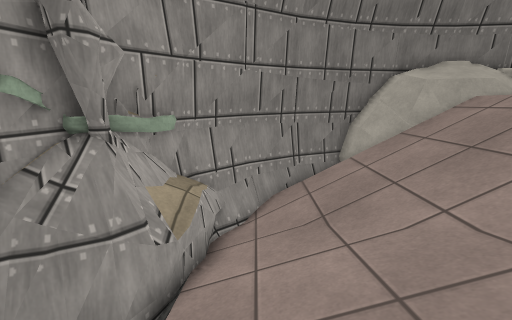
[1] (above)

16 first-person views from a walk through a Unity game level. The camera is 1.4 m above the floor, tilts 14° down and sees 90° across. The floor is counted in squares, 0.5 m on a side. Each view is taken from the middle of a square. On the plan, view 1 faces up. The plan holds only what a view shows up to about 19 squares ahead; the rest is blank. The place goes on beyond the plan. The player character is not drawn. Surface patterns are stand-ins for the level's own textures.

[2]
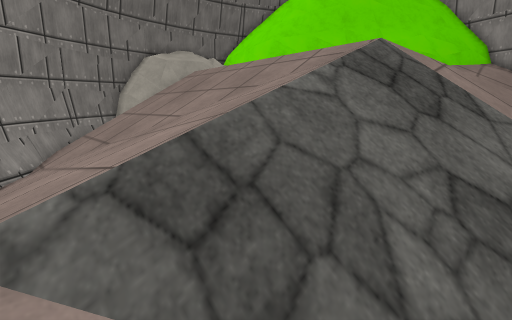

[3]
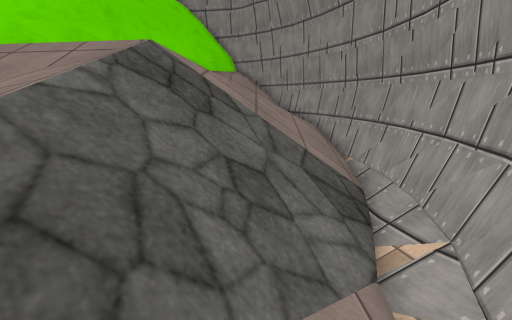

[4]
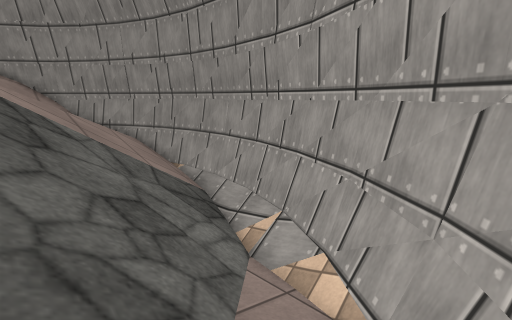

[5]
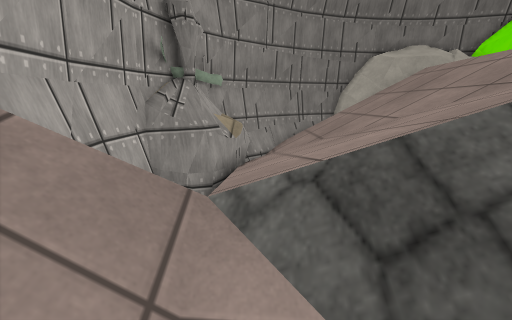

[6]
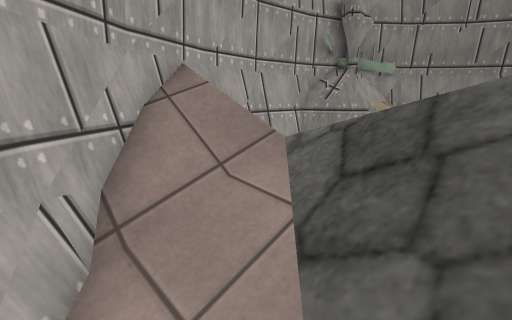

[7]
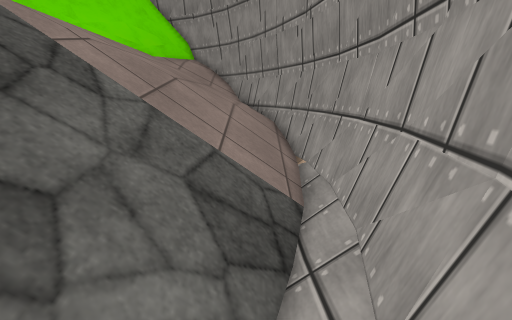

[8]
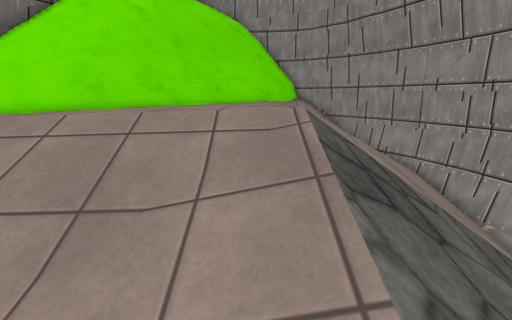

[9]
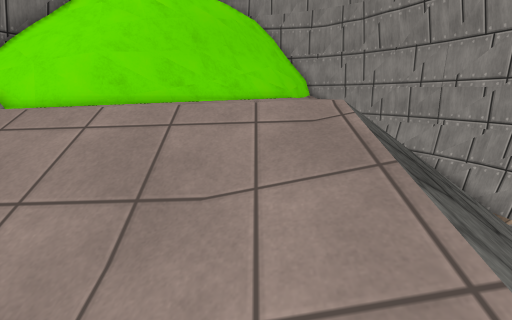

[10]
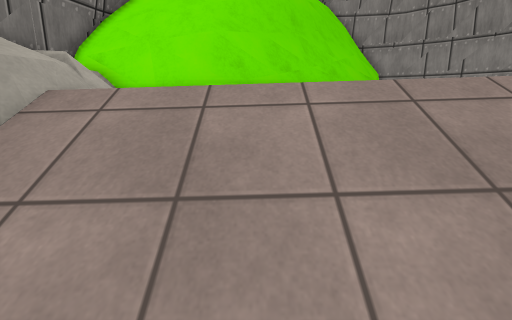

[11]
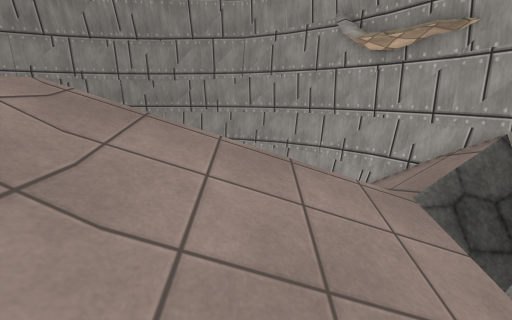

[12]
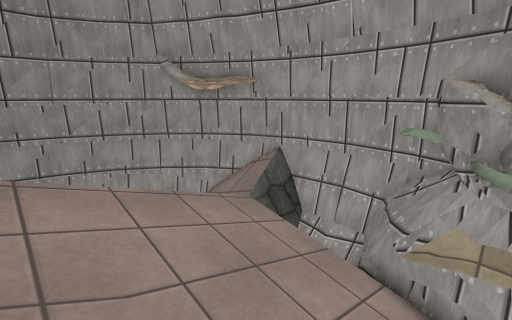

[13]
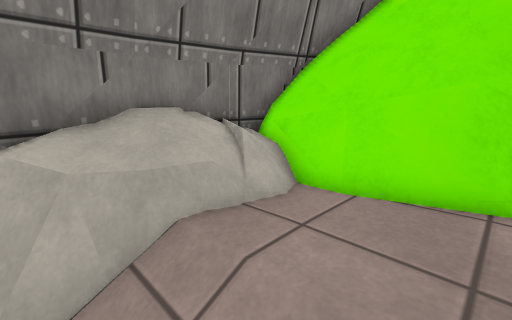

[14]
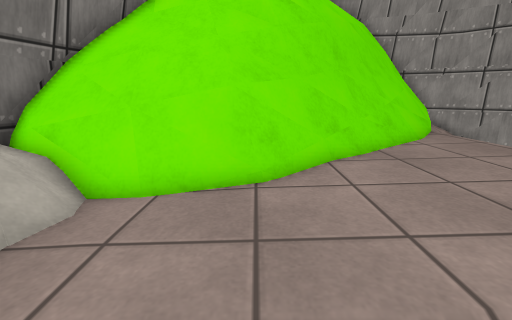

[15]
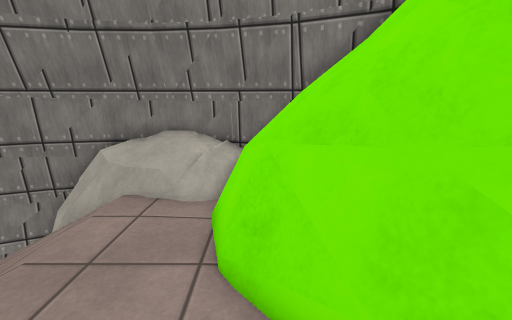

[16]
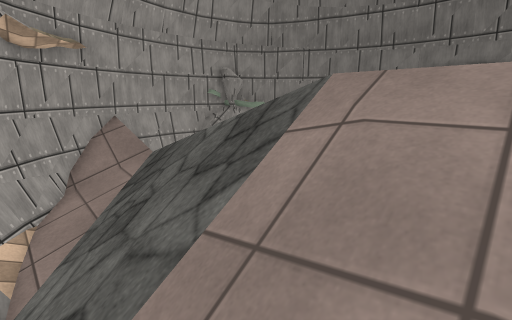

### Floor plan
Key: @ floor where view 1 was taken; # wall or solid block; . main floor; - floor 2.25 m lower than the main floor; _ floor 2.5 m lower than the main floor; < floor 2.75 m lower than the main floor; / step, stairs or slope; = window, fence, low wall or low ledge; ^ raised ledge; v drop or lower ground; O other object.
Columns run from 5 left of view 1 to 23 right of it. Each row starts with its distance up from view 1.
 13         ##O##########
 12       ###/OO=    #####
 11     ###///////.  #=# #
 10    ##=////////...=##
  9   ##=/////////...=^^
  8   #^=/////////...#=^#
  7   #^=/////////...#=^^
  6  ##^//////////....=###
  5 ###=//////////.....=##
  4 #== //////////......=##
  3 #vv///////////......#=##
  2 #v ///////////.......#^##
  1 #v ///////////........=^##
  0 #vv//@////////.........=####
 -1 #vv///////////..........=^###
 -2 #////////////////////////==#
 -3 ##/////////////////////////#
 -4  #/////////////////////////#
 -5  ###-/////////////////////##
 -6   ##=_////////////////////#
 -7    ##=/<////////////////##=
 -8     ###////////////////##
 -9       ##==//////////=###
-10        #####=====#####
-11            #######

Positions as (right, up) in squares from view 1, and headings:
1: (0, 0), facing up
2: (-1, -5), facing up-right
3: (-1, -5), facing right
4: (-1, -3), facing down-right
5: (-1, -5), facing up
6: (2, -6), facing up-left
7: (2, -8), facing right
8: (2, 0), facing right
9: (2, 1), facing right
10: (3, 6), facing right
11: (3, 6), facing down
12: (6, 7), facing down-left
13: (7, 7), facing up-right
14: (7, 7), facing right
15: (13, 3), facing up
16: (12, -7), facing up-left
